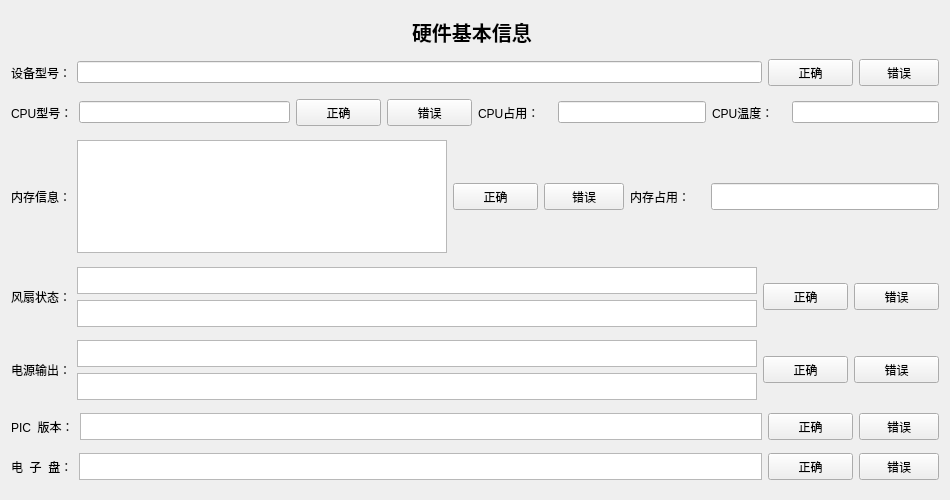
            <widget class="QWidget" name="widget" native="true">
             <property name="minimumSize">
              <size>
               <width>950</width>
               <height>500</height>
              </size>
             </property>
             <layout class="QVBoxLayout" name="verticalLayout_8">
              <item>
               <layout class="QHBoxLayout" name="horizontalLayout_11">
                <property name="sizeConstraint">
                 <enum>QLayout::SetFixedSize</enum>
                </property>
                <item>
                 <spacer name="horizontalSpacer">
                  <property name="orientation">
                   <enum>Qt::Horizontal</enum>
                  </property>
                  <property name="sizeHint" stdset="0">
                   <size>
                    <width>40</width>
                    <height>20</height>
                   </size>
                  </property>
                 </spacer>
                </item>
                <item>
                 <widget class="QLabel" name="label">
                  <property name="minimumSize">
                   <size>
                    <width>126</width>
                    <height>28</height>
                   </size>
                  </property>
                  <property name="maximumSize">
                   <size>
                    <width>16777215</width>
                    <height>28</height>
                   </size>
                  </property>
                  <property name="font">
                   <font>
                    <pointsize>15</pointsize>
                    <weight>75</weight>
                    <bold>true</bold>
                   </font>
                  </property>
                  <property name="text">
                   <string>硬件基本信息</string>
                  </property>
                 </widget>
                </item>
                <item>
                 <spacer name="horizontalSpacer_2">
                  <property name="orientation">
                   <enum>Qt::Horizontal</enum>
                  </property>
                  <property name="sizeHint" stdset="0">
                   <size>
                    <width>40</width>
                    <height>20</height>
                   </size>
                  </property>
                 </spacer>
                </item>
               </layout>
              </item>
              <item>
               <layout class="QHBoxLayout" name="horizontalLayout_7">
                <item>
                 <layout class="QHBoxLayout" name="horizontalLayout_5">
                  <item>
                   <widget class="QLabel" name="label_5">
                    <property name="text">
                     <string>设备型号：</string>
                    </property>
                    <property name="buddy">
                     <cstring>lineEdit_4</cstring>
                    </property>
                   </widget>
                  </item>
                  <item>
                   <widget class="QLineEdit" name="lineEdit_4">
                    <property name="enabled">
                     <bool>true</bool>
                    </property>
                    <property name="readOnly">
                     <bool>true</bool>
                    </property>
                   </widget>
                  </item>
                 </layout>
                </item>
                <item>
                 <layout class="QHBoxLayout" name="horizontalLayout_6">
                  <item>
                   <widget class="QPushButton" name="pushButton">
                    <property name="minimumSize">
                     <size>
                      <width>85</width>
                      <height>27</height>
                     </size>
                    </property>
                    <property name="text">
                     <string>正确</string>
                    </property>
                   </widget>
                  </item>
                  <item>
                   <widget class="QPushButton" name="pushButton_2">
                    <property name="maximumSize">
                     <size>
                      <width>85</width>
                      <height>27</height>
                     </size>
                    </property>
                    <property name="text">
                     <string>错误</string>
                    </property>
                   </widget>
                  </item>
                 </layout>
                </item>
               </layout>
              </item>
              <item>
               <layout class="QHBoxLayout" name="horizontalLayout_4">
                <item>
                 <layout class="QHBoxLayout" name="horizontalLayout_8">
                  <item>
                   <layout class="QHBoxLayout" name="horizontalLayout_9">
                    <item>
                     <widget class="QLabel" name="label_6">
                      <property name="text">
                       <string>CPU型号：</string>
                      </property>
                      <property name="buddy">
                       <cstring>lineEdit_4</cstring>
                      </property>
                     </widget>
                    </item>
                    <item>
                     <widget class="QLineEdit" name="lineEdit_5">
                      <property name="enabled">
                       <bool>true</bool>
                      </property>
                      <property name="readOnly">
                       <bool>true</bool>
                      </property>
                     </widget>
                    </item>
                   </layout>
                  </item>
                  <item>
                   <layout class="QHBoxLayout" name="horizontalLayout_10">
                    <item>
                     <widget class="QPushButton" name="pushButton_3">
                      <property name="minimumSize">
                       <size>
                        <width>85</width>
                        <height>27</height>
                       </size>
                      </property>
                      <property name="maximumSize">
                       <size>
                        <width>85</width>
                        <height>27</height>
                       </size>
                      </property>
                      <property name="text">
                       <string>正确</string>
                      </property>
                     </widget>
                    </item>
                    <item>
                     <widget class="QPushButton" name="pushButton_4">
                      <property name="minimumSize">
                       <size>
                        <width>85</width>
                        <height>27</height>
                       </size>
                      </property>
                      <property name="maximumSize">
                       <size>
                        <width>85</width>
                        <height>27</height>
                       </size>
                      </property>
                      <property name="text">
                       <string>错误</string>
                      </property>
                     </widget>
                    </item>
                   </layout>
                  </item>
                 </layout>
                </item>
                <item>
                 <layout class="QHBoxLayout" name="horizontalLayout_3">
                  <item>
                   <widget class="QLabel" name="label_10">
                    <property name="minimumSize">
                     <size>
                      <width>74</width>
                      <height>27</height>
                     </size>
                    </property>
                    <property name="maximumSize">
                     <size>
                      <width>74</width>
                      <height>27</height>
                     </size>
                    </property>
                    <property name="text">
                     <string>CPU占用：</string>
                    </property>
                   </widget>
                  </item>
                  <item>
                   <widget class="QLineEdit" name="lineEdit_8">
                    <property name="readOnly">
                     <bool>true</bool>
                    </property>
                   </widget>
                  </item>
                  <item>
                   <widget class="QLabel" name="label_11">
                    <property name="minimumSize">
                     <size>
                      <width>74</width>
                      <height>27</height>
                     </size>
                    </property>
                    <property name="maximumSize">
                     <size>
                      <width>74</width>
                      <height>27</height>
                     </size>
                    </property>
                    <property name="text">
                     <string>CPU温度：</string>
                    </property>
                   </widget>
                  </item>
                  <item>
                   <widget class="QLineEdit" name="lineEdit_12">
                    <property name="readOnly">
                     <bool>true</bool>
                    </property>
                   </widget>
                  </item>
                 </layout>
                </item>
               </layout>
              </item>
              <item>
               <layout class="QHBoxLayout" name="horizontalLayout_19">
                <item>
                 <layout class="QHBoxLayout" name="horizontalLayout_15">
                  <item>
                   <layout class="QHBoxLayout" name="horizontalLayout_13">
                    <item>
                     <widget class="QLabel" name="label_8">
                      <property name="text">
                       <string>内存信息：</string>
                      </property>
                     </widget>
                    </item>
                    <item>
                     <widget class="QTextEdit" name="textEdit">
                      <property name="minimumSize">
                       <size>
                        <width>0</width>
                        <height>113</height>
                       </size>
                      </property>
                      <property name="maximumSize">
                       <size>
                        <width>16777215</width>
                        <height>113</height>
                       </size>
                      </property>
                      <property name="readOnly">
                       <bool>true</bool>
                      </property>
                     </widget>
                    </item>
                   </layout>
                  </item>
                  <item>
                   <layout class="QHBoxLayout" name="horizontalLayout_14">
                    <item>
                     <widget class="QPushButton" name="pushButton_5">
                      <property name="minimumSize">
                       <size>
                        <width>85</width>
                        <height>27</height>
                       </size>
                      </property>
                      <property name="text">
                       <string>正确</string>
                      </property>
                     </widget>
                    </item>
                    <item>
                     <widget class="QPushButton" name="pushButton_6">
                      <property name="maximumSize">
                       <size>
                        <width>85</width>
                        <height>27</height>
                       </size>
                      </property>
                      <property name="text">
                       <string>错误</string>
                      </property>
                     </widget>
                    </item>
                   </layout>
                  </item>
                 </layout>
                </item>
                <item>
                 <layout class="QHBoxLayout" name="horizontalLayout_16">
                  <item>
                   <widget class="QLabel" name="label_9">
                    <property name="minimumSize">
                     <size>
                      <width>75</width>
                      <height>115</height>
                     </size>
                    </property>
                    <property name="maximumSize">
                     <size>
                      <width>75</width>
                      <height>115</height>
                     </size>
                    </property>
                    <property name="text">
                     <string>内存占用：</string>
                    </property>
                   </widget>
                  </item>
                  <item>
                   <widget class="QLineEdit" name="lineEdit_7">
                    <property name="minimumSize">
                     <size>
                      <width>228</width>
                      <height>27</height>
                     </size>
                    </property>
                    <property name="maximumSize">
                     <size>
                      <width>228</width>
                      <height>27</height>
                     </size>
                    </property>
                    <property name="readOnly">
                     <bool>true</bool>
                    </property>
                   </widget>
                  </item>
                 </layout>
                </item>
               </layout>
              </item>
              <item>
               <layout class="QHBoxLayout" name="horizontalLayout">
                <item>
                 <widget class="QLabel" name="label_13">
                  <property name="text">
                   <string>风扇状态：</string>
                  </property>
                 </widget>
                </item>
                <item>
                 <layout class="QVBoxLayout" name="verticalLayout_2">
                  <item>
                   <widget class="QTextEdit" name="textEdit_4">
                    <property name="minimumSize">
                     <size>
                      <width>0</width>
                      <height>27</height>
                     </size>
                    </property>
                    <property name="maximumSize">
                     <size>
                      <width>16777215</width>
                      <height>27</height>
                     </size>
                    </property>
                    <property name="readOnly">
                     <bool>true</bool>
                    </property>
                   </widget>
                  </item>
                  <item>
                   <widget class="QTextEdit" name="textEdit_7">
                    <property name="minimumSize">
                     <size>
                      <width>0</width>
                      <height>27</height>
                     </size>
                    </property>
                    <property name="maximumSize">
                     <size>
                      <width>16777215</width>
                      <height>27</height>
                     </size>
                    </property>
                    <property name="readOnly">
                     <bool>true</bool>
                    </property>
                   </widget>
                  </item>
                 </layout>
                </item>
                <item>
                 <layout class="QHBoxLayout" name="horizontalLayout_29">
                  <item>
                   <widget class="QPushButton" name="pushButton_13">
                    <property name="minimumSize">
                     <size>
                      <width>85</width>
                      <height>27</height>
                     </size>
                    </property>
                    <property name="maximumSize">
                     <size>
                      <width>85</width>
                      <height>27</height>
                     </size>
                    </property>
                    <property name="text">
                     <string>正确</string>
                    </property>
                   </widget>
                  </item>
                  <item>
                   <widget class="QPushButton" name="pushButton_14">
                    <property name="minimumSize">
                     <size>
                      <width>85</width>
                      <height>27</height>
                     </size>
                    </property>
                    <property name="maximumSize">
                     <size>
                      <width>85</width>
                      <height>27</height>
                     </size>
                    </property>
                    <property name="text">
                     <string>错误</string>
                    </property>
                   </widget>
                  </item>
                 </layout>
                </item>
               </layout>
              </item>
              <item>
               <layout class="QHBoxLayout" name="horizontalLayout_2">
                <item>
                 <widget class="QLabel" name="label_14">
                  <property name="text">
                   <string>电源输出：</string>
                  </property>
                 </widget>
                </item>
                <item>
                 <layout class="QVBoxLayout" name="verticalLayout_6">
                  <item>
                   <widget class="QTextEdit" name="textEdit_8">
                    <property name="minimumSize">
                     <size>
                      <width>0</width>
                      <height>27</height>
                     </size>
                    </property>
                    <property name="maximumSize">
                     <size>
                      <width>16777215</width>
                      <height>27</height>
                     </size>
                    </property>
                    <property name="readOnly">
                     <bool>true</bool>
                    </property>
                   </widget>
                  </item>
                  <item>
                   <widget class="QTextEdit" name="textEdit_9">
                    <property name="minimumSize">
                     <size>
                      <width>0</width>
                      <height>27</height>
                     </size>
                    </property>
                    <property name="maximumSize">
                     <size>
                      <width>16777215</width>
                      <height>27</height>
                     </size>
                    </property>
                    <property name="readOnly">
                     <bool>true</bool>
                    </property>
                   </widget>
                  </item>
                 </layout>
                </item>
                <item>
                 <layout class="QHBoxLayout" name="horizontalLayout_32">
                  <item>
                   <widget class="QPushButton" name="pushButton_15">
                    <property name="minimumSize">
                     <size>
                      <width>85</width>
                      <height>27</height>
                     </size>
                    </property>
                    <property name="maximumSize">
                     <size>
                      <width>85</width>
                      <height>27</height>
                     </size>
                    </property>
                    <property name="text">
                     <string>正确</string>
                    </property>
                   </widget>
                  </item>
                  <item>
                   <widget class="QPushButton" name="pushButton_16">
                    <property name="minimumSize">
                     <size>
                      <width>85</width>
                      <height>27</height>
                     </size>
                    </property>
                    <property name="maximumSize">
                     <size>
                      <width>85</width>
                      <height>27</height>
                     </size>
                    </property>
                    <property name="text">
                     <string>错误</string>
                    </property>
                   </widget>
                  </item>
                 </layout>
                </item>
               </layout>
              </item>
              <item>
               <layout class="QHBoxLayout" name="horizontalLayout_33">
                <item>
                 <layout class="QHBoxLayout" name="horizontalLayout_34">
                  <item>
                   <widget class="QLabel" name="label_15">
                    <property name="text">
                     <string>PIC  版本：</string>
                    </property>
                   </widget>
                  </item>
                  <item>
                   <widget class="QTextEdit" name="textEdit_6">
                    <property name="minimumSize">
                     <size>
                      <width>0</width>
                      <height>27</height>
                     </size>
                    </property>
                    <property name="maximumSize">
                     <size>
                      <width>16777215</width>
                      <height>27</height>
                     </size>
                    </property>
                    <property name="readOnly">
                     <bool>true</bool>
                    </property>
                   </widget>
                  </item>
                 </layout>
                </item>
                <item>
                 <layout class="QHBoxLayout" name="horizontalLayout_35">
                  <item>
                   <widget class="QPushButton" name="pushButton_17">
                    <property name="minimumSize">
                     <size>
                      <width>85</width>
                      <height>27</height>
                     </size>
                    </property>
                    <property name="text">
                     <string>正确</string>
                    </property>
                   </widget>
                  </item>
                  <item>
                   <widget class="QPushButton" name="pushButton_18">
                    <property name="maximumSize">
                     <size>
                      <width>85</width>
                      <height>27</height>
                     </size>
                    </property>
                    <property name="text">
                     <string>错误</string>
                    </property>
                   </widget>
                  </item>
                 </layout>
                </item>
               </layout>
              </item>
              <item>
               <layout class="QHBoxLayout" name="horizontalLayout_12">
                <item>
                 <widget class="QLabel" name="label_26">
                  <property name="text">
                   <string>电  子  盘：</string>
                  </property>
                 </widget>
                </item>
                <item>
                 <widget class="QTextEdit" name="textEdit_10">
                  <property name="minimumSize">
                   <size>
                    <width>0</width>
                    <height>27</height>
                   </size>
                  </property>
                  <property name="maximumSize">
                   <size>
                    <width>16777215</width>
                    <height>27</height>
                   </size>
                  </property>
                  <property name="readOnly">
                   <bool>true</bool>
                  </property>
                 </widget>
                </item>
                <item>
                 <layout class="QHBoxLayout" name="horizontalLayout_51">
                  <item>
                   <widget class="QPushButton" name="pushButton_31">
                    <property name="minimumSize">
                     <size>
                      <width>85</width>
                      <height>27</height>
                     </size>
                    </property>
                    <property name="text">
                     <string>正确</string>
                    </property>
                   </widget>
                  </item>
                  <item>
                   <widget class="QPushButton" name="pushButton_32">
                    <property name="maximumSize">
                     <size>
                      <width>85</width>
                      <height>27</height>
                     </size>
                    </property>
                    <property name="text">
                     <string>错误</string>
                    </property>
                   </widget>
                  </item>
                 </layout>
                </item>
               </layout>
              </item>
             </layout>
            </widget>
